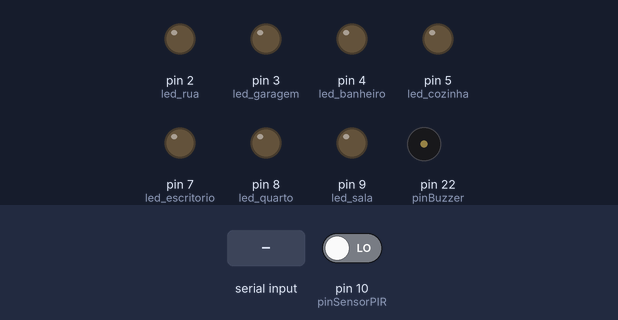
Recording of a sketch running on a simulated Arduino Mega 2560, built with avr-gcc and run on an emulated ATmega2560. Parts: output pins drawn as LEDs (lit = HIGH), buzzer (waves = sounding). The inputs (shaded band) are chosen by the test bench; at power-on: pin 10 (pinSensorPIR) LOW.

Above: at 1.2 s.
1.3 s: pin 10 (pinSensorPIR) driven HIGH
At 1.49 s:
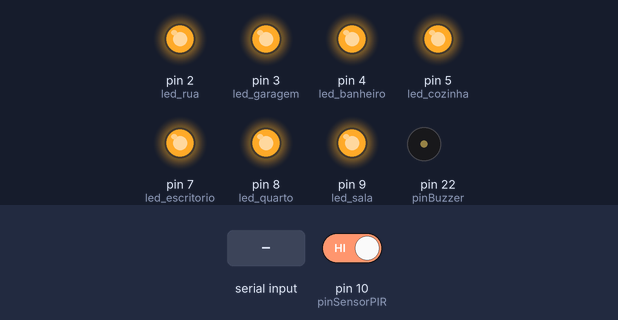
4.3 s: byte 104 ('h') received over Serial
At 5.5 s:
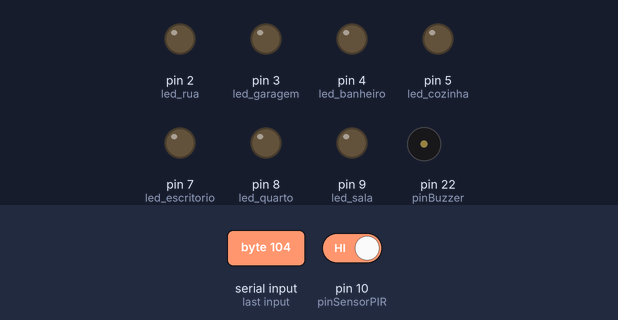
5.9 s: "S" received over Serial
At 7.1 s:
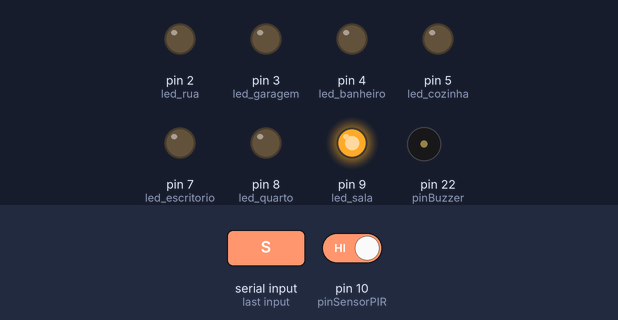
7.4 s: byte 82 ('R') received over Serial
At 8.5 s:
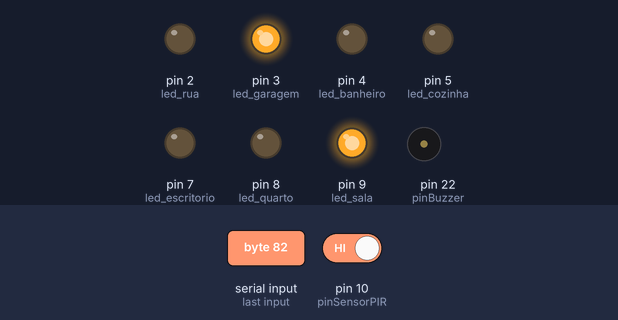
8.9 s: byte 84 ('T') received over Serial
At 9.6 s:
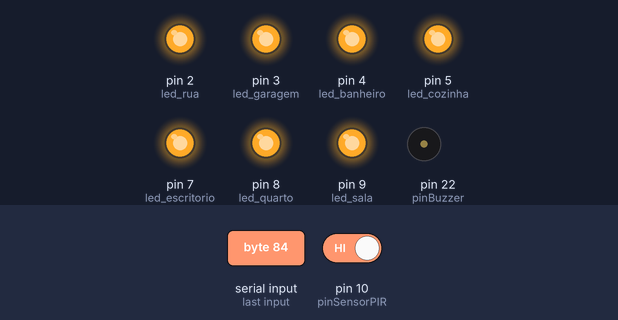
10.4 s: byte 114 ('r') received over Serial
At 10.7 s:
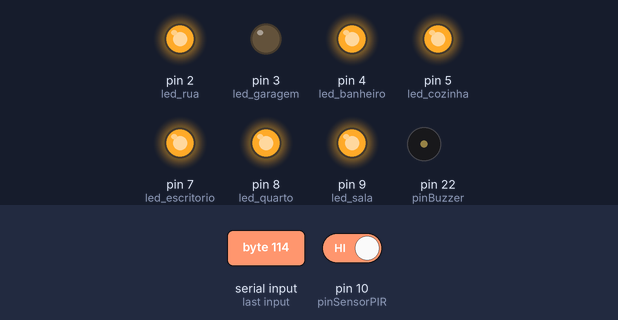
Timing chart, 0 to 12.9 s (numbered marks = the images above; inputs shaded):
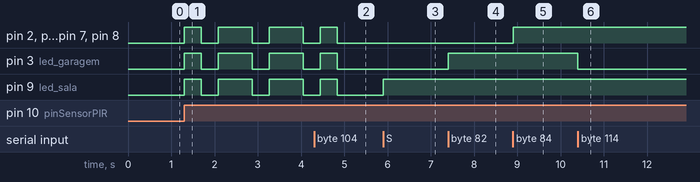

The sketch:

TCC_v3.ino
```cpp
/*
  Projeto de TCC - Bruno Niffa
  Automação Residencial
  Arduino: Mega 2560 !
  Versões:
    v1 - Luzes OK
    v2 - Alarme OK
    v3 - Sensor de presença OK
*/

#include <SoftwareSerial.h>
#include <elapsedMillis.h>   // Lib para piscar Leds a cada 1 segundo durante Sirene

elapsedMillis timeElapsed;

// Definindo Leds dos cômodos da casa:
int led_sala = 9;
int led_quarto = 8;
int led_escritorio = 7;
int led_cozinha = 5;
int led_banheiro = 4;
int led_garagem = 3;
int led_rua = 2;
int pinBuzzer = 22;
int pinSensorPIR = 10;
unsigned int interval = 1000;   // 1 segundo
int StatusSensorPIR = 1;

void setup()
{
  Serial.begin(9600);

  // Inicializa os pinos dos Leds como tipo saída:
  pinMode(led_sala, OUTPUT);
  pinMode(led_quarto, OUTPUT);
  pinMode(led_escritorio, OUTPUT);
  pinMode(led_cozinha, OUTPUT);
  pinMode(led_banheiro, OUTPUT);
  pinMode(led_garagem, OUTPUT);
  pinMode(led_rua, OUTPUT);
  pinMode(pinBuzzer, OUTPUT);
  pinMode(pinSensorPIR, INPUT);

  // Garantir que todos os Leds começarão desligados:
  digitalWrite(led_sala, LOW);
  digitalWrite(led_quarto, LOW);
  digitalWrite(led_escritorio, LOW);
  digitalWrite(led_cozinha, LOW);
  digitalWrite(led_banheiro, LOW);
  digitalWrite(led_garagem, LOW);
  digitalWrite(led_rua, LOW);

  desligarAlarme();       // Inicializar com Alarme off
}

void loop()
{
  int valorSensorPIR = digitalRead(pinSensorPIR);

  char comando;
  if (Serial.available() > 0)          // Serial utilizada pelo Jarvis
  {
    comando = Serial.read();           // Recebe comando de voz do Jarvis
  }

  // Ações sobre os cômodos:

  if (comando == 'S')
  {
    digitalWrite(led_sala, HIGH);
  }
  if (comando == 's')
  {
    digitalWrite(led_sala, LOW);
  }
  if (comando == 'Q')
  {
    digitalWrite(led_quarto, HIGH);
  }
  if (comando == 'q')
  {
    digitalWrite(led_quarto, LOW);
  }
  if (comando == 'E')
  {
    digitalWrite(led_escritorio, HIGH);
  }
  if (comando == 'e')
  {
    digitalWrite(led_escritorio, LOW);
  }
  if (comando == 'C')
  {
    digitalWrite(led_cozinha, HIGH);
  }
  if (comando == 'c')
  {
    digitalWrite(led_cozinha, LOW);
  }
  if (comando == 'B')
  {
    digitalWrite(led_banheiro, HIGH);
  }
  if (comando == 'b')
  {
    digitalWrite(led_banheiro, LOW);
  }
  if (comando == 'R')
  {
    digitalWrite(led_garagem, HIGH);
  }
  if (comando == 'r')
  {
    digitalWrite(led_garagem, LOW);
  }
  if (comando == 'T')
  {
    ligarTudo();
  }
  if (comando == 't')
  {
    desligarTudo();
  }

  // Ações sobre os alarmes:

  if (comando == 'H')
  {
    delay(5);
    StatusSensorPIR = 1;   // Vai ativar a detecção de movimentos
  }
  if (comando == 'h')
  {
    StatusSensorPIR = 0;   // Vai desativar a detecção de movimentos
  }
  if (comando == 'A')
  {
    ligarAlarme();      // Liga manualmente o Alarme
  }
  if (comando == 'a')
  {
    desligarAlarme();   // Desliga manualmente o Alarme
  }
  if (valorSensorPIR == 1 && StatusSensorPIR == 1)   // Verifica se ocorreu movimentos e se o alarme deve tocar
  {
    ligarAlarme();
  }
}

//------------------ Funções:

void ligarTudo()
{
  digitalWrite(led_sala, HIGH);
  digitalWrite(led_quarto, HIGH);
  digitalWrite(led_escritorio, HIGH);
  digitalWrite(led_cozinha, HIGH);
  digitalWrite(led_banheiro, HIGH);
  digitalWrite(led_garagem, HIGH);
  digitalWrite(led_rua, HIGH);
}
void desligarTudo()
{
  digitalWrite(led_sala, LOW);
  digitalWrite(led_quarto, LOW);
  digitalWrite(led_escritorio, LOW);
  digitalWrite(led_cozinha, LOW);
  digitalWrite(led_banheiro, LOW);
  digitalWrite(led_garagem, LOW);
  digitalWrite(led_rua, LOW);
}
void ligarAlarme()
{
  if (Serial.read() != 'a')   // Enquanto ninguém mandar parar, vai ficar tocando o alarme
  {
    pinMode(pinBuzzer, HIGH);     // Ativando pino da sirene
    desligarTudo();    // Garante que todas as luzes estão LOW para ficar em sincronia ao fazer a inversão ^1 abaixo
    timeElapsed = 0;   // Vai iniciar a contagem de 0 até interval (1 segundo) para o while abaixo

    while (timeElapsed < interval) {   // While que dura 1 segundo, para piscar os Leds enquanto toca a sirene
      digitalWrite(led_sala, digitalRead(led_sala) ^ 1);   // O ^1 inverte o estado dos Leds para ligar/desligar
      digitalWrite(led_quarto, digitalRead(led_quarto) ^ 1);
      digitalWrite(led_escritorio, digitalRead(led_escritorio) ^ 1);
      digitalWrite(led_cozinha, digitalRead(led_cozinha) ^ 1);
      digitalWrite(led_banheiro, digitalRead(led_banheiro) ^ 1);
      digitalWrite(led_garagem, digitalRead(led_garagem) ^ 1);
      digitalWrite(led_rua, digitalRead(led_rua) ^ 1);
      for (int x = 0; x < 180; x++) {   // Laço FOR para simular uma sirene
        float seno = (sin(x * 3.1416 / 180));
        int frequencia = 2000 + (int(seno * 1000));
        tone(pinBuzzer, frequencia);
        delay(2);
      }
    }
  }
  desligarAlarme();
}
void desligarAlarme() {
  desligarTudo();   // Desliga todas as luzes
  // Desliga o Buzzer:
  noTone(pinBuzzer);
  pinMode(pinBuzzer, LOW);
}
```

Measured:
- after the input at 1.3 s, pin 2 (led_rua), pin 3 (led_garagem), pin 4 (led_banheiro), pin 5 (led_cozinha), pin 7 (led_escritorio), pin 8 (led_quarto), pin 9 (led_sala): LOW → HIGH at once, then repeats every 1.2 s: LOW 0.39 s, HIGH 0.79 s
- after the input at 4.3 s, tone on pin 22 (pinBuzzer): stays silent (without the input it goes to 2829 Hz after 1.6 s)
- after the input at 5.9 s, pin 9 (led_sala): LOW → HIGH at once
- after the input at 7.4 s, pin 3 (led_garagem): LOW → HIGH at once
- after the input at 8.9 s, pin 2 (led_rua), pin 4 (led_banheiro), pin 5 (led_cozinha), pin 7 (led_escritorio), pin 8 (led_quarto): LOW → HIGH at once
- after the input at 10.4 s, pin 3 (led_garagem): HIGH → LOW at once
